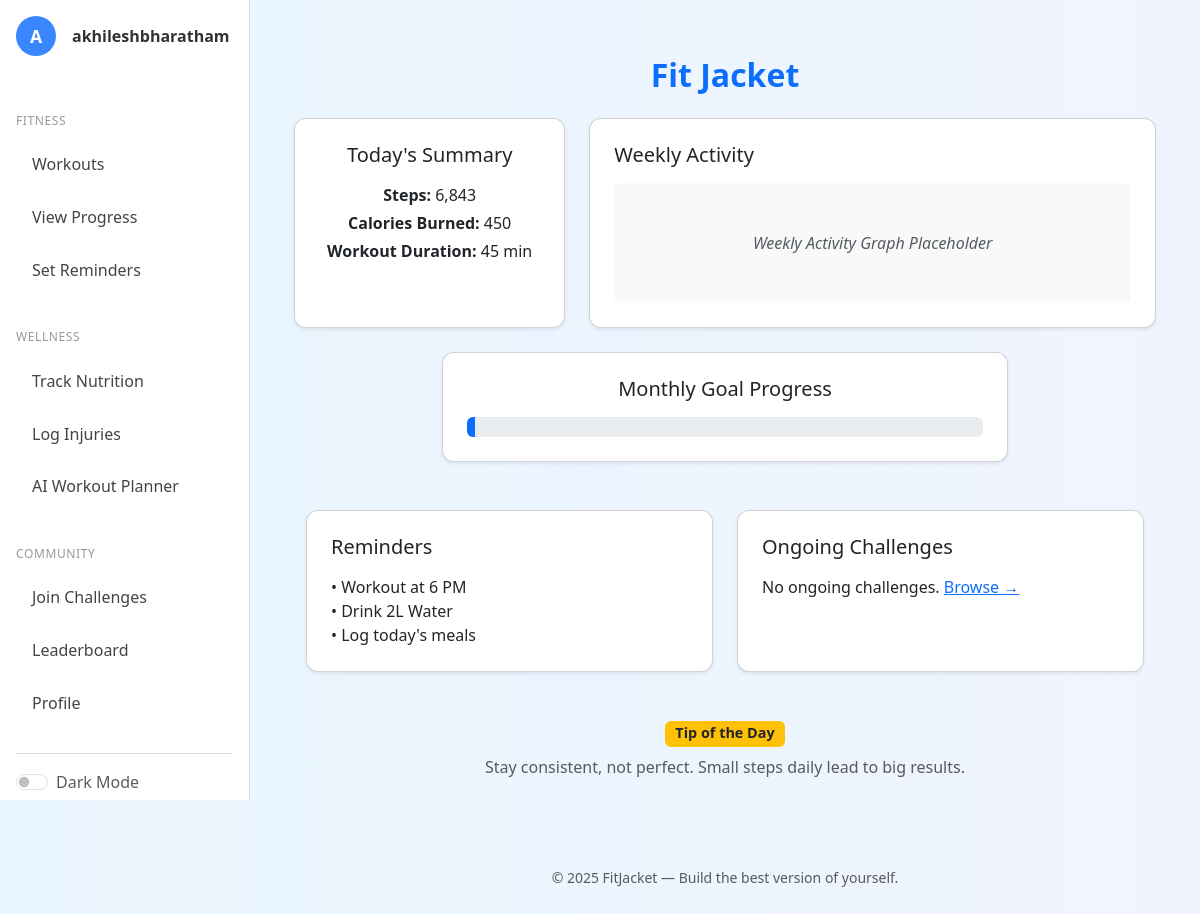
/auth/dashboard/ (signed in), run on an earlier commit of the app's database.
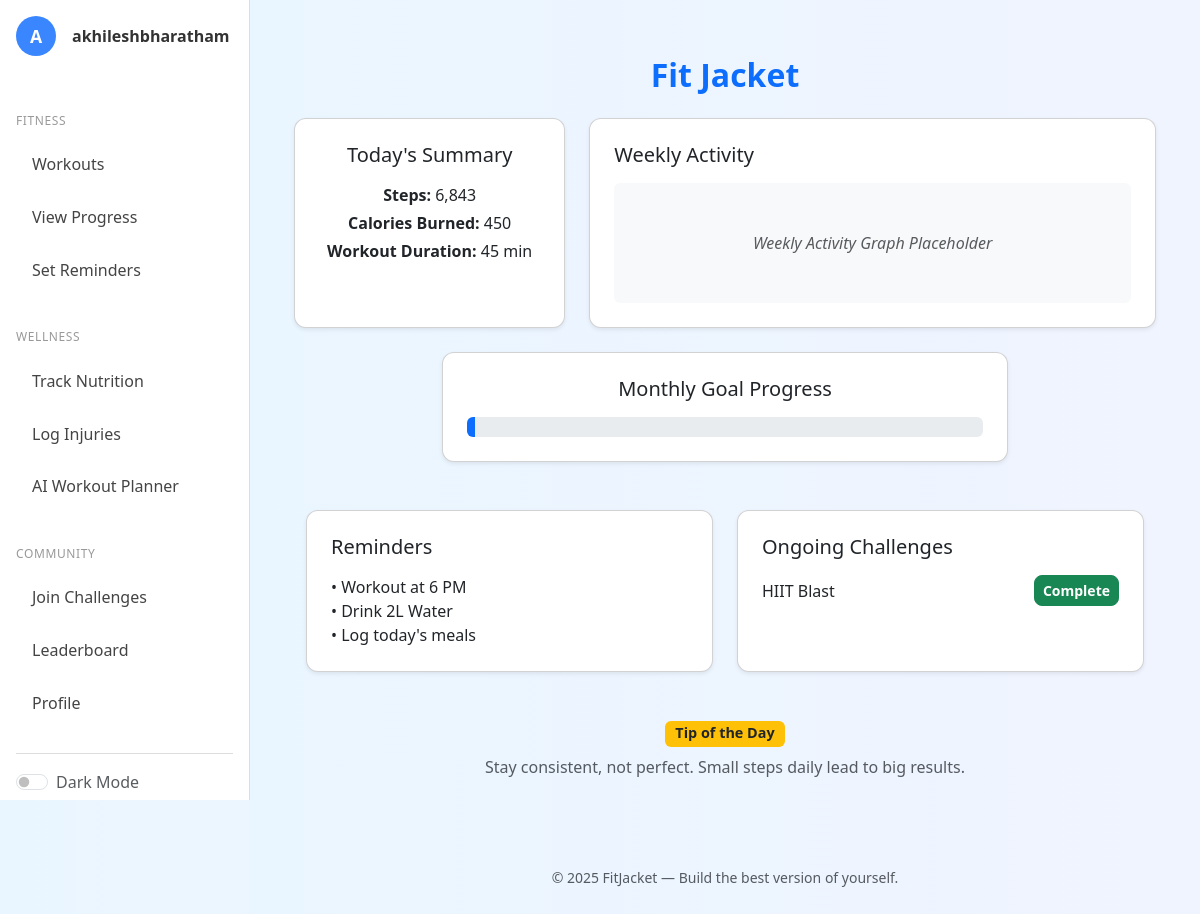
And on a later commit of the database.
### challenges/models.py (models this page shows, shortened)
class Participation(models.Model):
    user = models.ForeignKey(
        settings.AUTH_USER_MODEL,
        on_delete=models.CASCADE
    )
    challenge = models.ForeignKey(
        Challenge,
        on_delete=models.CASCADE
    )
    joined_at = models.DateTimeField(auto_now_add=True)
    completed_at = models.DateTimeField(null=True, blank=True)
    points_awarded = models.PositiveIntegerField(
        null=True,
        blank=True,
        help_text='Points earned at completion'
    )
    class Meta:
        unique_together = ('user', 'challenge')

class Challenge(models.Model):
    EASY = 'E'
    MEDIUM = 'M'
    HARD = 'H'
    DIFFICULTY_CHOICES = [
        (EASY, 'Easy'),
        (MEDIUM, 'Medium'),
        (HARD, 'Hard'),
    ]
    title = models.CharField(max_length=200)
    description = models.TextField()
    difficulty = models.CharField(
        max_length=1,
        choices=DIFFICULTY_CHOICES,
        default=EASY,
    )
    point_value = models.PositiveIntegerField(
        default=10,
        help_text='Points awarded upon completion'
    )

### accounts/views.py (the view)
# urls.py: path('dashboard/', views.dashboard_view, name='dashboard'),
@login_required
def dashboard_view(request):
    profile = request.user.profile
    ongoing_challenges = Participation.objects.filter(
        user=request.user,
        completed_at__isnull=True
    )
    today = datetime.date.today()
    first_day = today.replace(day=1)
    workouts_count = WorkoutLog.objects.filter(
        user=request.user,
        date__gte=first_day,
        date__lte=today
    ).count()
    monthly_goal = 15
    progress_percent = int(workouts_count / monthly_goal * 100) if monthly_goal else 0
    if progress_percent > 100:
        progress_percent = 100
    return render(request, 'accounts/dashboard.html', {
        'profile': profile,
        'ongoing_challenges': ongoing_challenges,
        'monthly_goal': monthly_goal,
        'progress_percent': progress_percent,
        'workouts_count': workouts_count,
    })

### accounts/templates/accounts/dashboard.html (shortened to what the changed rows need)
{% load static %}
<!DOCTYPE html>
<html lang="en">
<head>
  <link href="https://cdn.jsdelivr.net/npm/bootstrap@5.3.3/dist/css/bootstrap.min.css" rel="stylesheet" />
  <link rel="stylesheet" href="{% static 'accounts/style.css' %}" />
</head>
<body class="dashboard-layout">
<div class="main-content">
  <div class="container py-4">
    <div class="text-center mb-4">
      <h2 class="fw-bold text-primary">Fit Jacket</h2>
    </div>
    <div class="row justify-content-center mb-4">
    <div class="row g-4 mb-4">
      <div class="col-md-6">
        <div class="card shadow-sm p-4 h-100">
          <h5 class="mb-3">Ongoing Challenges</h5>
          {% for p in ongoing_challenges %}
          <div class="d-flex justify-content-between align-items-center mb-2">
            <span>{{ p.challenge.title }}</span>
            <form method="post" action="{% url 'challenges:complete' p.id %}">
              <button type="submit" class="btn btn-sm btn-success">Complete</button>
            </form>
          </div>
          {% empty %}
          <p>No ongoing challenges. <a href="{% url 'challenges:list' %}">Browse →</a></p>
          {% endfor %}
        </div>
      </div>
    </div>
  </div>
</div>
</body>
</html>

What changed in the data, as far as the page shows it:
now on this page (row edited): Participation: challenge "HIIT Blast"
Also different on the page:
text no longer shown: "No ongoing challenges. Browse →"
